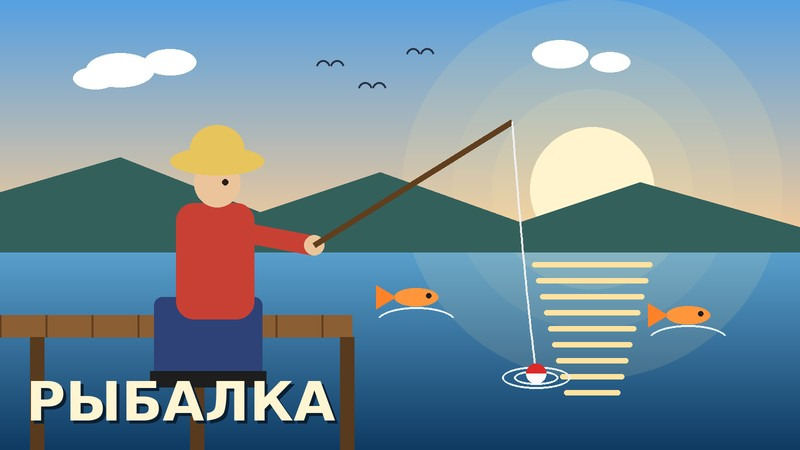

This figure's Python source:
# -*- coding: utf-8 -*-
"""Рыбалка."""
import os
import random
import time

from vk_api.keyboard import VkKeyboard, VkKeyboardColor

from config import (
    err_text, FISH_CELLS, FISH_COMMON, FISH_COOLDOWN, FISH_IMAGE, FISH_MEDIUM_CHANCE,
    FISH_MEDIUM_RANGE, FISH_NAMES, FISH_RARE_CHANCE, FISH_RARE_RANGE, ROULETTE_CACHE_DIR,
)
from database import get_user, save_economy
from helpers import answer_event, edit_message, fmt_duration, fmt_num, send
from images import cached_photo, drop_photo_cache, _font


# ---------- Рыбалка ----------
def make_fishing_image():
    """Рисует одну картинку: человек рыбачит с причала на озере (без анимации)."""
    path = os.path.join(ROULETTE_CACHE_DIR, "fishing.png")
    if os.path.exists(path):
        return path
    try:
        from PIL import Image, ImageDraw
        os.makedirs(ROULETTE_CACHE_DIR, exist_ok=True)
        S = 2
        W, H = 800 * S, 450 * S
        img = Image.new("RGB", (W, H))
        d = ImageDraw.Draw(img)

        def lerp(a, b, t):
            return tuple(int(a[i] + (b[i] - a[i]) * t) for i in range(3))

        horizon = int(H * 0.56)
        for y in range(horizon):                         # небо
            d.line([(0, y), (W, y)], fill=lerp((86, 160, 225), (255, 206, 150), y / horizon))
        for y in range(horizon, H):                      # озеро
            d.line([(0, y), (W, y)], fill=lerp((90, 160, 205), (14, 58, 98), (y - horizon) / (H - horizon)))

        glow = Image.new("RGBA", (W, H), (0, 0, 0, 0))   # солнце с ореолом
        gd = ImageDraw.Draw(glow)
        sx, sy = int(W * 0.74), int(H * 0.42)
        for r, a in ((190, 30), (140, 45), (100, 70)):
            gd.ellipse((sx - r * S, sy - r * S, sx + r * S, sy + r * S), fill=(255, 235, 170, a))
        gd.ellipse((sx - 62 * S, sy - 62 * S, sx + 62 * S, sy + 62 * S), fill=(255, 244, 205, 255))
        img = Image.alpha_composite(img.convert("RGBA"), glow)
        d = ImageDraw.Draw(img)

        d.polygon([(0, horizon), (0, horizon - 60 * S), (120 * S, horizon - 95 * S), (260 * S, horizon - 40 * S),
                   (380 * S, horizon - 80 * S), (520 * S, horizon - 30 * S), (640 * S, horizon - 70 * S),
                   (W, horizon - 25 * S), (W, horizon)], fill=(52, 96, 92))
        for i in range(9):                               # блики солнца на воде
            y = horizon + (10 + i * 16) * S
            half = (60 - i * 4) * S
            d.rounded_rectangle((sx - half, y, sx + half, y + 5 * S), radius=3 * S, fill=(255, 226, 160))
        for cx, cy, r in ((120, 70, 34), (170, 62, 26), (95, 78, 22), (560, 54, 28), (610, 62, 20)):   # облака
            d.ellipse(((cx - r) * S, (cy - r // 2) * S, (cx + r) * S, (cy + r // 2) * S), fill=(255, 255, 255, 235))

        deck = int(H * 0.70)                             # причал
        d.rectangle((0, deck, int(W * 0.44), deck + 22 * S), fill=(140, 94, 52))
        for x in range(0, int(W * 0.44), 46 * S):
            d.line([(x, deck), (x, deck + 22 * S)], fill=(96, 62, 32), width=2 * S)
        for x in (30 * S, 190 * S, 340 * S):
            d.rectangle((x, deck + 22 * S, x + 14 * S, H), fill=(88, 58, 30))

        fx, fy = int(W * 0.27), deck                     # рыбак
        u = S
        d.rounded_rectangle((fx - 62 * u, fy - 18 * u, fx - 8 * u, fy + 62 * u), radius=8 * u, fill=(46, 66, 120))
        d.rounded_rectangle((fx - 8 * u, fy - 18 * u, fx + 46 * u, fy + 62 * u), radius=8 * u, fill=(46, 66, 120))
        d.rectangle((fx - 66 * u, fy + 56 * u, fx - 2 * u, fy + 72 * u), fill=(30, 30, 30))
        d.rectangle((fx - 4 * u, fy + 56 * u, fx + 50 * u, fy + 72 * u), fill=(30, 30, 30))
        d.rounded_rectangle((fx - 40 * u, fy - 112 * u, fx + 38 * u, fy + 4 * u), radius=18 * u, fill=(200, 64, 52))
        d.line([(fx + 22 * u, fy - 84 * u), (fx + 96 * u, fy - 70 * u)], fill=(200, 64, 52), width=20 * u)
        d.ellipse((fx + 88 * u, fy - 80 * u, fx + 108 * u, fy - 60 * u), fill=(236, 196, 156))
        d.ellipse((fx - 22 * u, fy - 156 * u, fx + 24 * u, fy - 108 * u), fill=(236, 196, 156))
        d.ellipse((fx - 46 * u, fy - 168 * u, fx + 48 * u, fy - 140 * u), fill=(232, 196, 92))
        d.pieslice((fx - 26 * u, fy - 190 * u, fx + 28 * u, fy - 142 * u), 180, 360, fill=(232, 196, 92))
        d.ellipse((fx + 6 * u, fy - 136 * u, fx + 12 * u, fy - 130 * u), fill=(40, 30, 20))

        tip = (int(W * 0.64), int(H * 0.27))             # удочка, леска и поплавок
        hand = (fx + 98 * u, fy - 70 * u)
        d.line([hand, tip], fill=(96, 62, 30), width=6 * u)
        d.line([(hand[0] + 60 * u, hand[1] - 38 * u), tip], fill=(96, 62, 30), width=3 * u)
        bx, by = int(W * 0.67), int(H * 0.83)
        pts = []
        for k in range(31):
            t = k / 30
            pts.append((tip[0] + (bx - tip[0]) * t, tip[1] + (by - tip[1]) * t + 18 * u * (1 - (2 * t - 1) ** 2)))
        d.line(pts, fill=(240, 240, 240), width=2 * u)
        for r, a in ((34, 120), (22, 190)):
            d.ellipse((bx - r * u, by - r * u // 3 + 4 * u, bx + r * u, by + r * u // 3 + 4 * u),
                      outline=(235, 245, 255), width=2 * u)
        d.pieslice((bx - 10 * u, by - 10 * u, bx + 10 * u, by + 10 * u), 180, 360, fill=(220, 40, 40))
        d.pieslice((bx - 10 * u, by - 10 * u, bx + 10 * u, by + 10 * u), 0, 180, fill=(250, 250, 250))

        for fxx, fyy, ang in ((int(W * 0.86), int(H * 0.70), 0), (int(W * 0.52), int(H * 0.66), 1)):   # прыгающие рыбы
            d.ellipse((fxx - 22 * u, fyy - 9 * u, fxx + 22 * u, fyy + 9 * u), fill=(255, 150, 60))
            d.polygon([(fxx - 20 * u, fyy), (fxx - 40 * u, fyy - 12 * u), (fxx - 40 * u, fyy + 12 * u)], fill=(255, 130, 40))
            d.ellipse((fxx + 10 * u, fyy - 4 * u, fxx + 15 * u, fyy + 1 * u), fill=(30, 30, 30))
            d.arc((fxx - 40 * u, fyy + 10 * u, fxx + 40 * u, fyy + 40 * u), 200, 340, fill=(235, 245, 255), width=2 * u)
        for bx2, by2 in ((330, 60), (372, 82), (420, 48)):   # птицы
            d.arc(((bx2 - 14) * S, by2 * S, bx2 * S, (by2 + 14) * S), 190, 350, fill=(40, 50, 70), width=2 * S)
            d.arc((bx2 * S, by2 * S, (bx2 + 14) * S, (by2 + 14) * S), 190, 350, fill=(40, 50, 70), width=2 * S)

        font = _font(54 * S)
        d.text((26 * S + 3 * S, H - 80 * S + 3 * S), "РЫБАЛКА", font=font, fill=(10, 30, 50))
        d.text((26 * S, H - 80 * S), "РЫБАЛКА", font=font, fill=(255, 245, 210))
        img.convert("RGB").resize((800, 450), Image.LANCZOS).save(path)
        return path
    except Exception as e:
        print(f"Не удалось нарисовать картинку рыбалки (pip install pillow) — будет без картинки: {err_text(e)}")
        return None

def roll_fish():
    r = random.random()
    if r < FISH_RARE_CHANCE:
        tier, price = "rare", random.randrange(FISH_RARE_RANGE[0], FISH_RARE_RANGE[1] + 1, 500_000)
    elif r < FISH_RARE_CHANCE + FISH_MEDIUM_CHANCE:
        tier, price = "medium", random.randrange(FISH_MEDIUM_RANGE[0], FISH_MEDIUM_RANGE[1] + 1, 100_000)
    else:
        tier, price = "common", FISH_COMMON
    name, emoji = random.choice(FISH_NAMES[tier])
    return {"tier": tier, "name": name, "emoji": emoji, "price": price}

def fishing_page(user, uid, cell=None, fish=None):
    per_row = FISH_CELLS // 2
    cells = ["🌊"] * FISH_CELLS
    if fish is not None and cell is not None:
        cells[cell] = fish["emoji"]
    grid = "\n".join(" ".join(cells[r:r + per_row]) for r in range(0, FISH_CELLS, per_row))
    lines = ["🎣 Рыбалка", "", grid, ""]
    if fish:
        note = {"common": "", "medium": " — хороший улов!", "rare": " — РЕДКАЯ рыба! 🎉"}[fish["tier"]]
        lines.append(f"{fish['emoji']} Поймана рыба: {fish['name']} — +{fmt_num(fish['price'])} 💰{note}")
    else:
        lines.append("Выберите клетку, куда забросить удочку.")
    lines += [
        "",
        f"🐟 Поймано рыб: {user.get('fish_n', 0)}",
        f"💵 Заработано: {fmt_num(user.get('fish_sum', 0))} 💰",
        f"💰 Баланс: {fmt_num(user['money'])}",
        "",
        f"⏱️ Удочку можно забрасывать раз в {fmt_duration(FISH_COOLDOWN)}.",
        "",
        "Улов:",
        f"• Чаще всего: {fmt_num(FISH_COMMON)} 💰",
        f"• Иногда: {fmt_num(FISH_MEDIUM_RANGE[0])}–{fmt_num(FISH_MEDIUM_RANGE[1])} 💰",
        f"• С шансом {int(FISH_RARE_CHANCE * 100)}%: {fmt_num(FISH_RARE_RANGE[0])}–{fmt_num(FISH_RARE_RANGE[1])} 💰",
    ]
    kb = VkKeyboard(inline=True)
    for i in range(FISH_CELLS):
        if i and i % per_row == 0:
            kb.add_line()
        kb.add_callback_button(f"🌊 {i + 1}", VkKeyboardColor.PRIMARY, {"cmd": "fish", "c": i, "o": uid})
    return "\n".join(lines), kb.get_keyboard()

def cmd_fishing(msg, rest, slash):
    peer_id = msg["peer_id"]
    uid = msg["from_id"]
    text, kb = fishing_page(get_user(uid), uid)
    att = fishing_attachment(peer_id)
    try:
        send(peer_id, text, kb, attachment=att)
    except Exception as e:
        if not att:
            raise
        print(f"Не удалось отправить картинку рыбалки, шлю без неё: {err_text(e)}")
        drop_photo_cache("fishing")
        send(peer_id, text, kb)

def fish_action(ev, p):
    peer_id, uid, cmid = ev["peer_id"], ev["user_id"], ev["conversation_message_id"]
    if uid != p.get("o"):
        return "Это чужая удочка. Напишите «рыбалка» сами."
    user = get_user(uid)
    now = time.time()
    left = user.get("last_fish", 0) + FISH_COOLDOWN - now
    if left > 0:
        return f"🎣 Рыба ещё не клюёт. Подождите {fmt_duration(left)}."

    cell = max(0, min(int(p.get("c", 0)), FISH_CELLS - 1))
    fish = roll_fish()
    user["money"] += fish["price"]
    user["last_fish"] = now
    user["fish_n"] = user.get("fish_n", 0) + 1
    user["fish_sum"] = user.get("fish_sum", 0) + fish["price"]
    save_economy()
    answer_event(ev)  # кнопка сразу перестаёт «крутиться»

    text, kb = fishing_page(user, uid, cell, fish)
    att = fishing_attachment(peer_id)
    try:
        edit_message(peer_id, cmid, text, kb, attachment=att)
    except Exception as e:
        print(f"Не удалось обновить рыбалку с картинкой, пробую без неё: {err_text(e)}")
        edit_message(peer_id, cmid, text, kb)
    return None

# ---------- Картинки: общий кэш загрузки фото в VK ----------
def fishing_attachment(peer_id):
    """Картинка рыбалки: свой файл fishing.jpg рядом с ботом или нарисованная."""
    path = FISH_IMAGE if os.path.exists(FISH_IMAGE) else make_fishing_image()
    return cached_photo(peer_id, path, "fishing") if path else None
